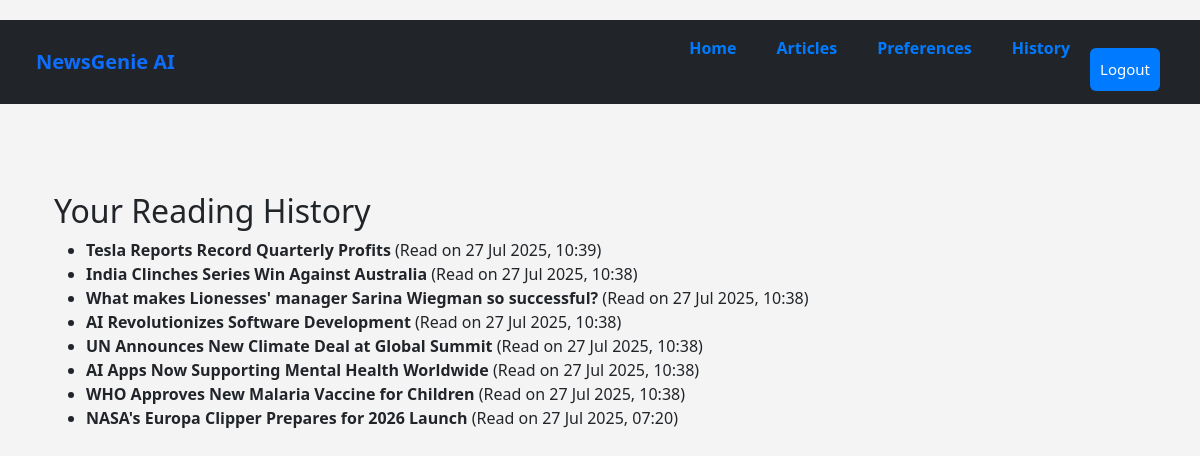
The app's page /articles/history/ (signed in), older data.
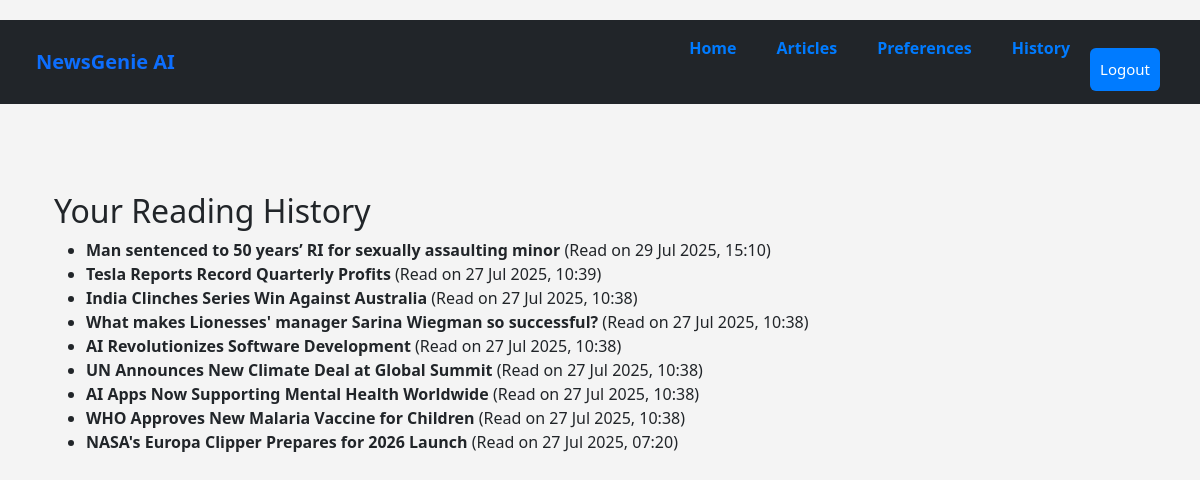
The same page, newer data.
### news/models.py (models this page shows, shortened)
class ReadingHistory(models.Model):
    user = models.ForeignKey(User, on_delete=models.CASCADE)
    article = models.ForeignKey(Article, on_delete=models.CASCADE)
    read_at = models.DateTimeField(auto_now_add=True)
    class Meta:
        unique_together = ('user', 'article')

class Article(models.Model):
    title = models.CharField(max_length=200)
    content = models.TextField()
    summary = models.TextField(blank=True, null=True)
    source_url = models.URLField()
    category = models.ForeignKey(Category, on_delete=models.CASCADE)
    published_date = models.DateTimeField(default=timezone.now)
    link = models.URLField(max_length=500, unique=True, null=True, blank=True)
    publication_date = models.DateTimeField(null=True, blank=True)
    author = models.CharField(max_length=255, default='Unknown')
    source = models.CharField(max_length=100, default='Unknown')
    created_at = models.DateTimeField(auto_now_add=True)
    audio_file = models.CharField(max_length=255, blank=True, null=True)
    audio_file = models.FileField(upload_to='news_audio/', null=True, blank=True)
    approved = models.BooleanField(default=False)
    class Meta:
        ordering = ['-published_date']

### news/views.py (the view)
# urls.py: path('history/', views.reading_history, name='reading_history'),
@login_required
def reading_history(request):
    history = ReadingHistory.objects.filter(
        user=request.user
    ).select_related('article').order_by('-read_at')
    return render(request, 'news/reading_history.html', {'history': history})

### news/templates/news/reading_history.html
{% extends 'base.html' %}
{% block content %}
  <div class="container mt-4">
    <h2>Your Reading History</h2>
    {% if history %}
      <ul>
        {% for entry in history %}
          <li>
            <strong>{{ entry.article.title }}</strong> (Read on {{ entry.read_at|date:"d M Y, H:i" }})
          </li>
        {% endfor %}
      </ul>
    {% else %}
      <p>You haven't read any articles yet.</p>
    {% endif %}
  </div>
{% endblock %}

Row changes from the older to the newer data that the page shows:
added ReadingHistory: article "Man sentenced to 50 years’ RI for sexually assaulting minor", read_at "29 Jul 2025, 15:10"
